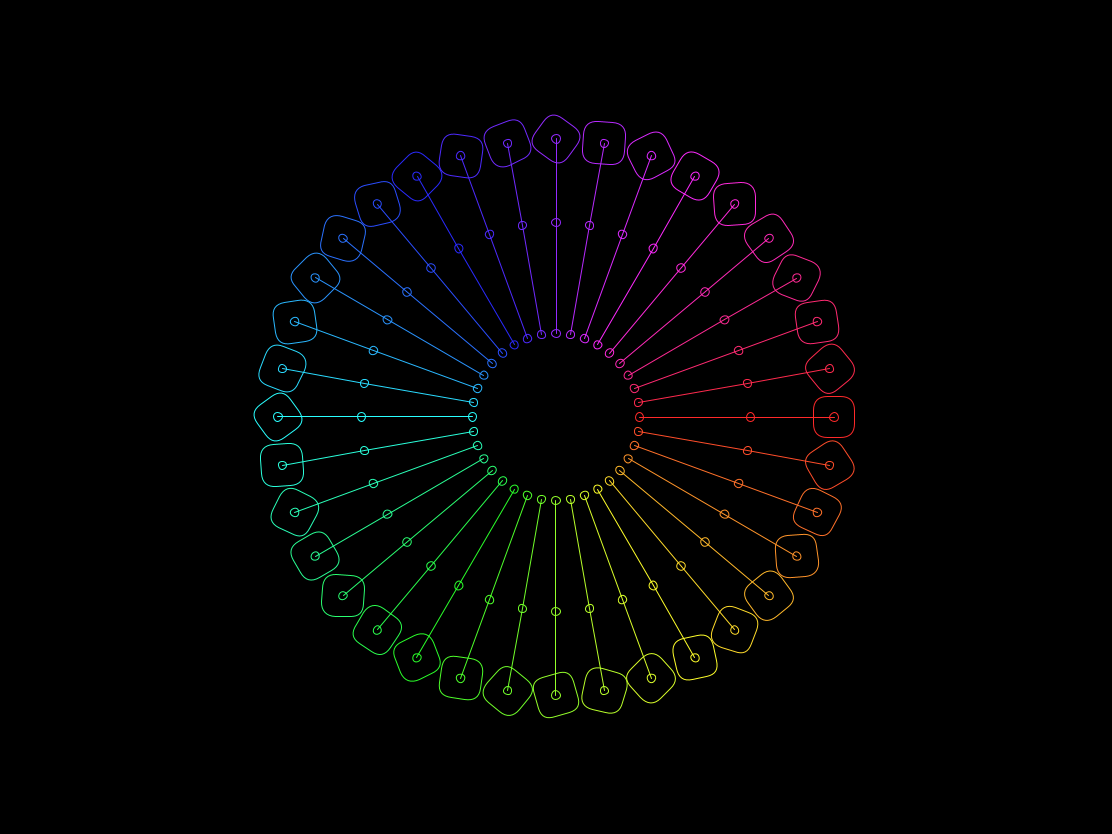
Frame 1 (no input)
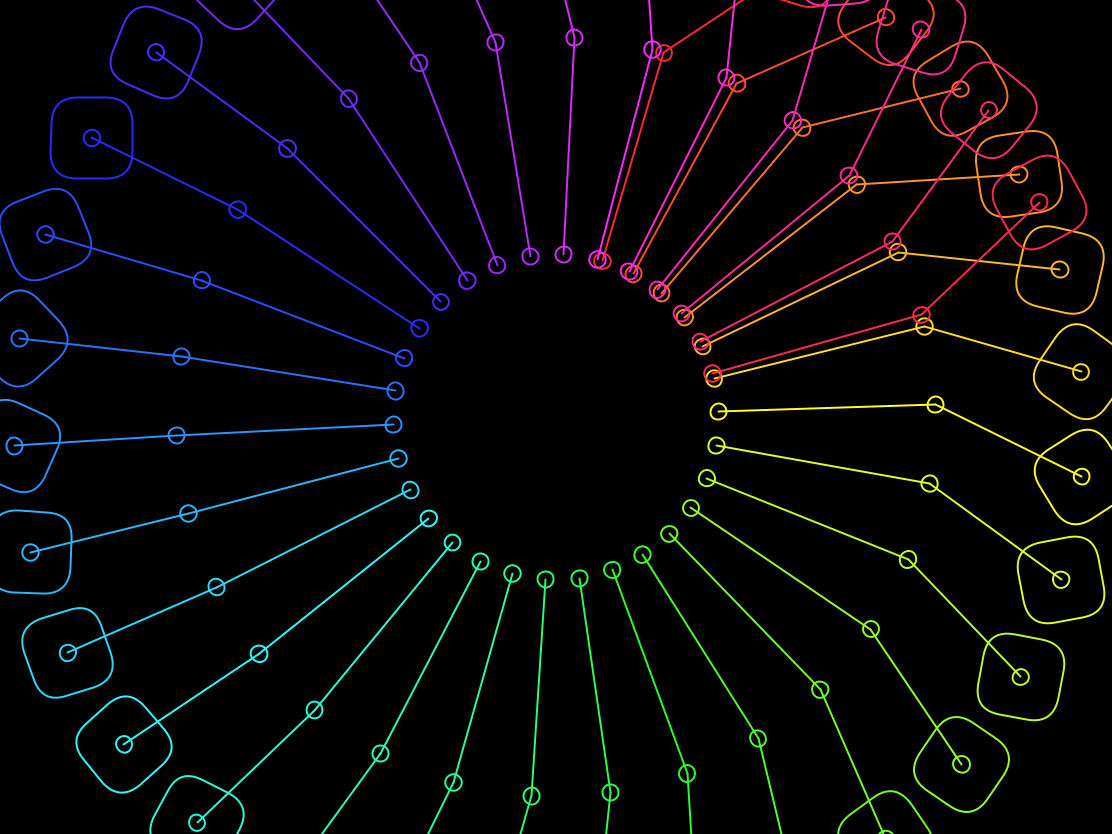
Frame 60 (the mouse pressed at the canvas centre just before this capture)
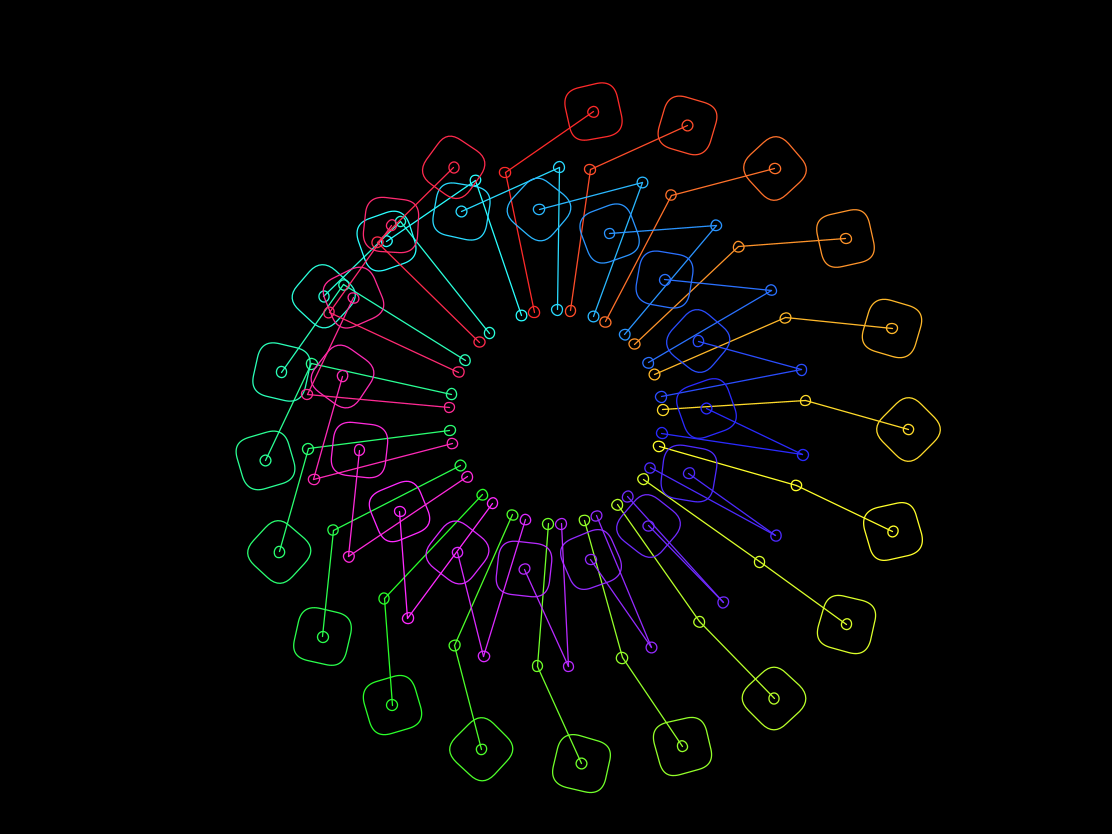
Frame 120 (the mouse held since frame 60 and released just before this capture)

The Processing sketch that drew these frames (run headless with seeded random() and noise(); from frame 60 on, the mouse is pressed at the canvas centre):

// Processing sketch: sketch_220606a
// ── sketch_220606a.pde
// 【作者】Ivan Rudnickiさん
// 【作品名】Whirlygig Blossom
// https://openprocessing.org/sketch/1327994

int numcars = 36;
Car[] cars = new Car[numcars];
float wSize;
float av = 0;
float swing = 5;
int starget = 0;
float zoom = 1;
float ztarget = 1;

void setup() {
  size(1112, 834);
  wSize = height / 5.0f;
  rectMode(CENTER);
  colorMode(HSB, 360);

  for (int i = 0; i < numcars; i += 1) {
    float a = i * TWO_PI / (float)numcars;
    int c = (int)(i*(360/(float)numcars));
    cars[i] = new Car(a, wSize, i, numcars, c);
  }
}

void draw() {
  background(0);
  translate(width / 2, height / 2);
  scale(zoom);
  av = map(mouseX, 0, width, -0.01, 0.01);
  ztarget = map(mouseY, height, 0, 0.5, 2);
  swing = lerp(swing, 1 + starget, 0.05);
  zoom = lerp(zoom, ztarget, 0.05);
  for (Car c : cars) {
    c.show();
    c.move();
  }
}

void mousePressed() {
  starget = (starget + 1) % 13;
}

// ── Car.pde
class Car {
  float a, ra;
  float s;
  float id;
  int c;
  Car(float a, float s, int id, int num, int c) {
    this.a = a;
    this.ra = 0;
    this.s = s;
    this.id = id * TWO_PI / (float)num;
    this.c = c;
  }
  void show() {
    push();
    noFill();
    rotate(this.a - this.ra);
    translate(this.s / 2.0f, 0);
    stroke(this.c, 300, 360);
    ellipse(0, 0, this.s / 20.0f, this.s / 20.0f);
    line(0, 0, this.s / 1.5, 0);
    translate(this.s / 1.5, 0);
    ellipse(0, 0, this.s / 20.0f, this.s / 20.0f);
    rotate(this.ra);
    line(0, 0, this.s / 2.0f, 0);
    translate(this.s / 2.0f, 0);
    ellipse(0, 0, this.s / 20.0f, this.s / 20.0f);
    rotate(swing * this.a);
    rect(0, 0, this.s / 4.0f, this.s / 4.0f, this.s / 12.0f);
    pop();
  }
  void move() {
    this.ra = (this.id - ((swing * this.a) % TWO_PI)) % TWO_PI;
    this.a += av;
  }
}
